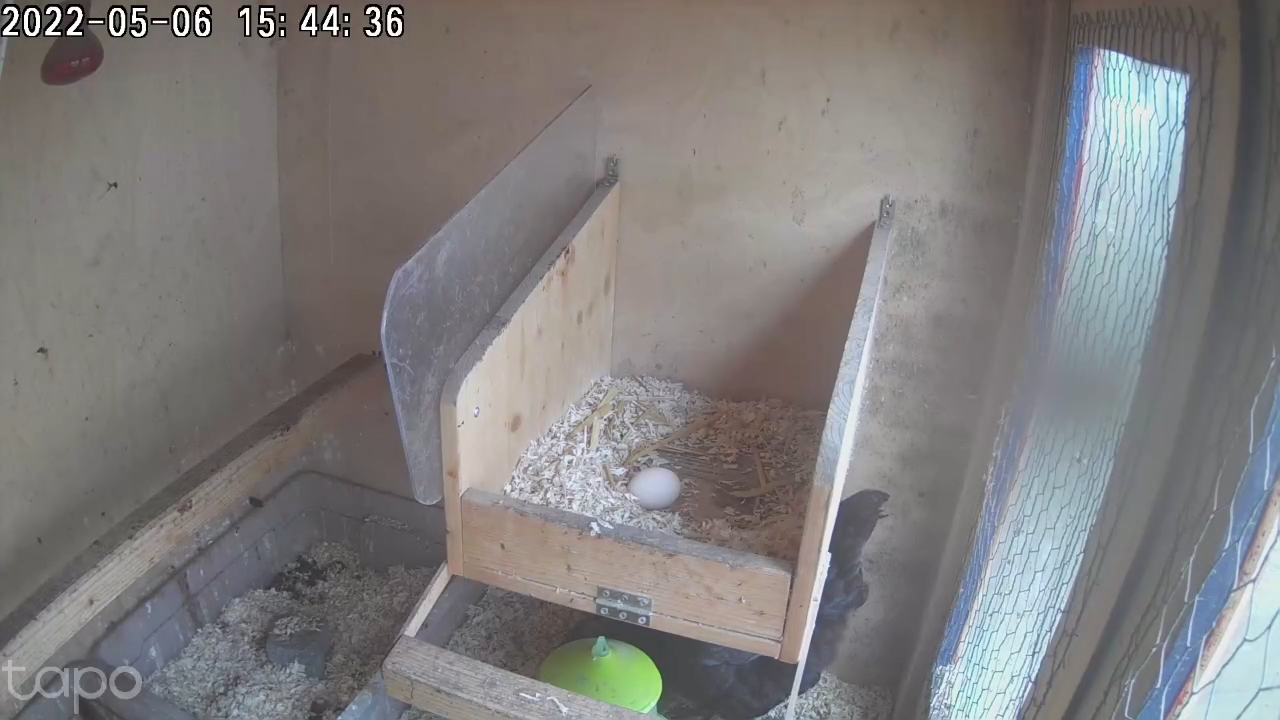
#> input picture webcam-viewer/image-processing-test/testImage.png, 1280 x 720 px
$ python regular-erosion.py
#> lines starting #> are read from the running program, lines starting #| are printed output that depends on the picture
import cv2

img = cv2.imread('./testImage.png')
#> img is the input picture: shape (720, 1280, 3); mean B, G, R 125.2, 125.3, 127.5

def __showImage__(title, image):
    cv2.imshow(title, image)

def __simpleBWErosion(image):

    __showImage__('Raw Image', image)
    image = cv2.cvtColor(image, cv2.COLOR_RGB2GRAY)
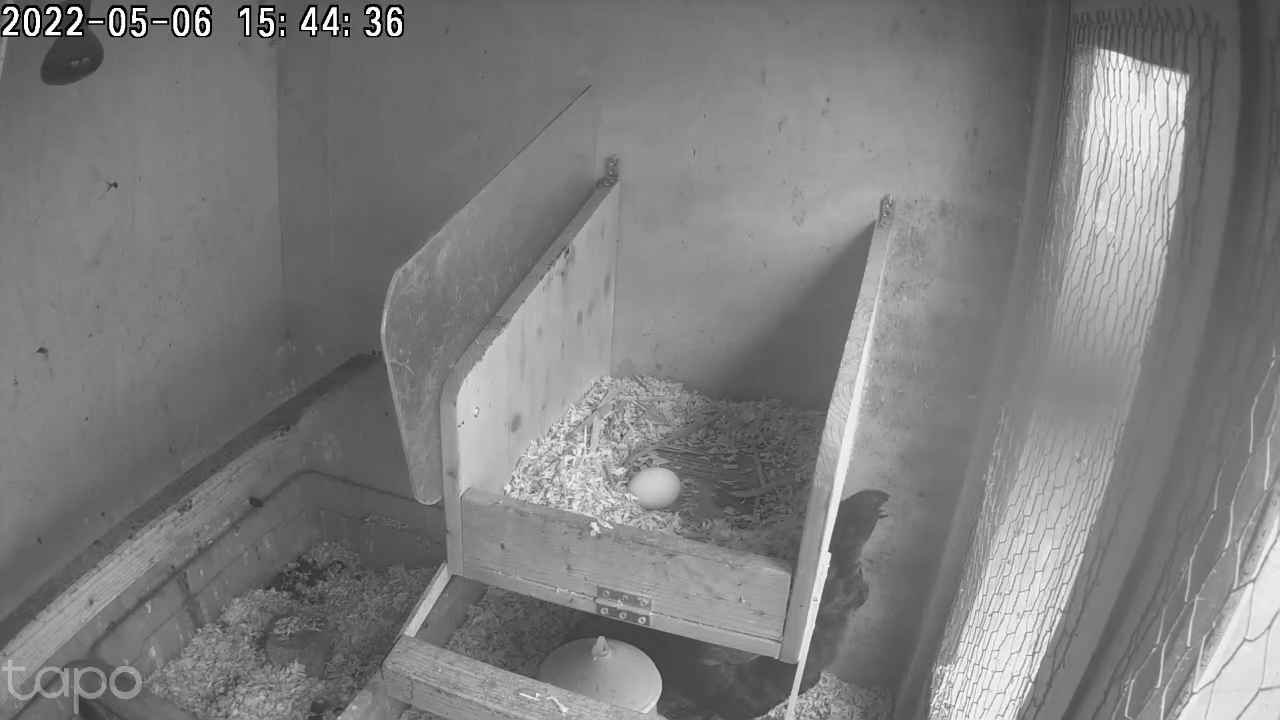
#> image: shape (720, 1280); min 0, max 255, mean 125.5
    __showImage__('Grayscale Image', image)
    #image = cv2.equalizeHist(image)
    #(thresh, image) = cv2.threshold(image, 80, 255, cv2.THRESH_BINARY)
    #__showImage__('Black & White Image', image)

    cv2.imwrite('../source.PNG', image)

    cv2.waitKey(0)
    cv2.destroyAllWindows()

__simpleBWErosion(img)

# TODO: Research MorphologyEx Methods to extract the egg even better?

$ run again, with webcam-viewer/image-processing-test/full_egg_test.png copied over webcam-viewer/image-processing-test/testImage.png
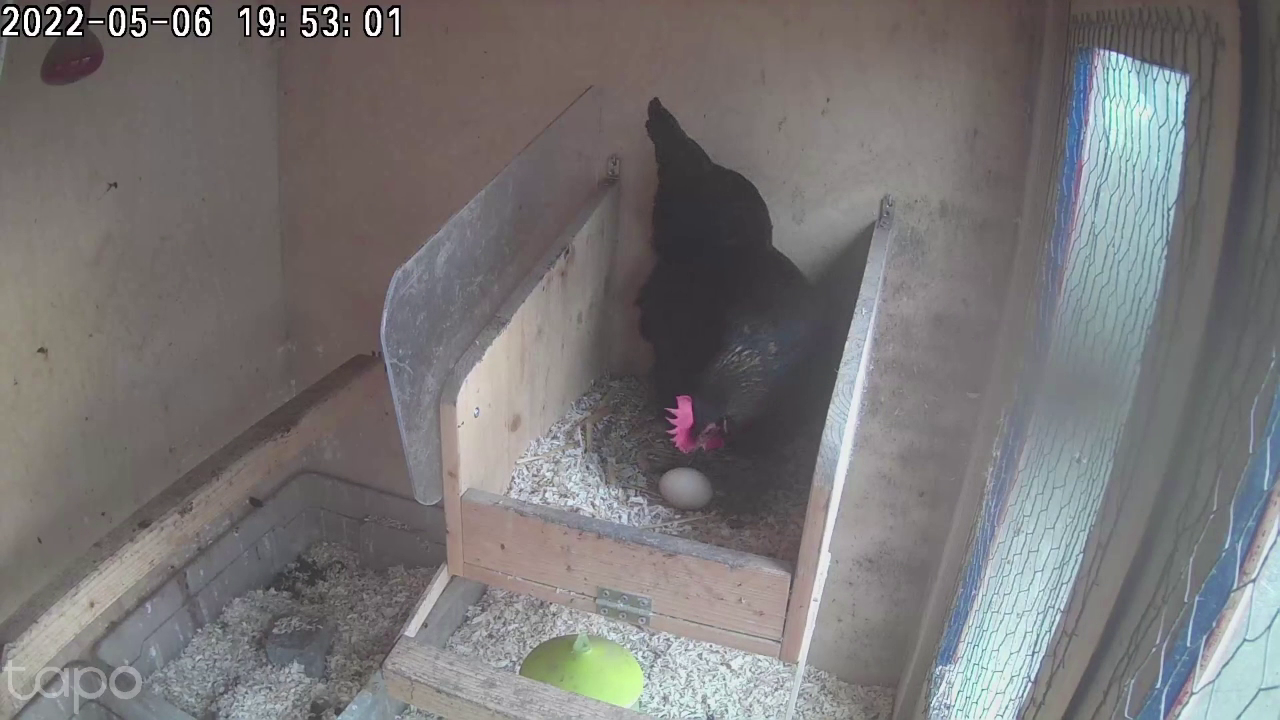
#> input picture webcam-viewer/image-processing-test/full_egg_test.png, 1280 x 720 px
#> img is the input picture: shape (720, 1280, 3); mean B, G, R 117.8, 117.5, 120
#> in __simpleBWErosion, `image = cv2.cvtColor(image, cv2.COLOR_RGB2GRAY)`:
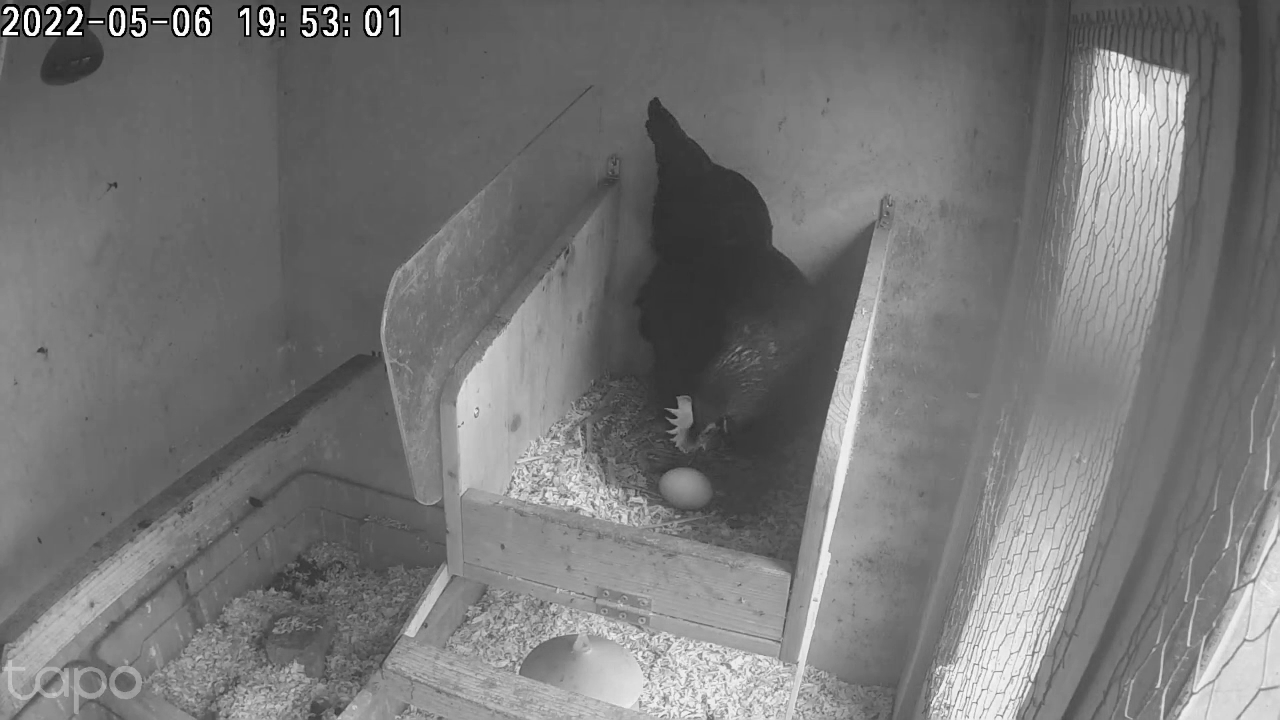
#> image: shape (720, 1280); min 0, max 255, mean 117.9
